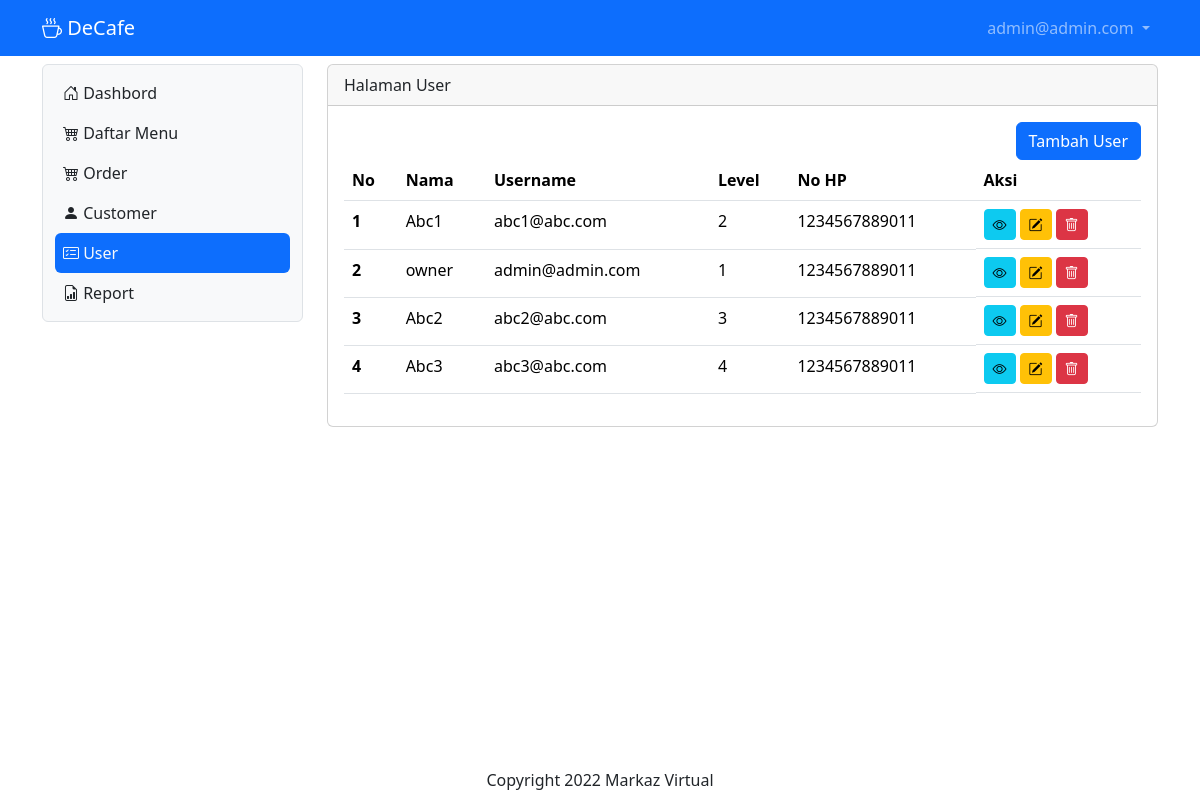
The page /user (signed in) on the database its author committed.
### tables this page shows
CREATE TABLE IF NOT EXISTS `tb_user` (
  `id` int NOT NULL AUTO_INCREMENT,
  `nama` varchar(200) DEFAULT NULL,
  `username` varchar(200) DEFAULT NULL,
  `password` varchar(200) DEFAULT NULL,
  `level` int DEFAULT NULL,
  `nohp` varchar(15) DEFAULT NULL,
  PRIMARY KEY (`id`)
);

### user.php (the view, shortened to what this page needs)
<?php
include "proses/connect.php";
$query = mysqli_query($conn, "select * from tb_user");
while ($record = mysqli_fetch_array($query)) {
    $result[] = $record;
}
?>
<div class="col-lg mt-2">
    <div class="card">
        <div class="card-header">
            Halaman User
        </div>
        <div class="card-body">
            <div class="row">
                <div class="col d-flex justify-content-end">
                    <button class="btn btn-primary" data-bs-toggle="modal" data-bs-target="#ModalTambahUser">Tambah User</button>
                </div>
            </div>
            <?php
            if (empty($result)) {
                echo "Data user tidak ada";
            } else {
            ?>
                <div class="table-responsive">
                    <table class="table table-hover">
                        <thead>
                            <tr>
                                <th scope="col">No</th>
                                <th scope="col">Nama</th>
                                <th scope="col">Username</th>
                                <th scope="col">Level</th>
                                <th scope="col">No HP</th>
                                <th scope="col">Aksi</th>
                            </tr>
                        </thead>
                        <tbody>
                            <?php
                            $no = 1;
                            foreach ($result as $row) {
                            ?>
                                <tr>
                                    <th scope="row"><?php echo $no++?></th>
                                    <td><?php echo $row['nama'] ?></td>
                                    <td><?php echo $row['username'] ?></td>
                                    <td><?php echo $row['level'] ?></td>
                                    <td><?php echo $row['nohp'] ?></td>
                                    <td class="d-flex">
                                        <button class="btn btn-info btn-sm me-1" data-bs-toggle="modal" data-bs-target="#ModalView"><i class="bi bi-eye"></i></button>
                                        <button class="btn btn-warning btn-sm me-1"><i class="bi bi-pencil-square"></i></button>
                                        <button class="btn btn-danger btn-sm"><i class="bi bi-trash"></i></button>
                                    </td>
                                </tr>
                            <?php
                            }
                            ?>
                        </tbody>
                    </table>
                </div>
            <?php
            }
            ?>
        </div>
    </div>
</div>

### index.php (shortened to what this page needs)
<?php
if (isset($_GET['x']) && $_GET['x'] == 'home') {
  $page = "home.php";
  include "main.php";
} else if (isset($_GET['x']) && $_GET['x'] == 'order') {
  $page = "order.php";
  include "main.php";
} else if (isset($_GET['x']) && $_GET['x'] == 'user') {
  if ( $_SESSION['level_decafe'] == 1) {
    include "main.php";
  } else {
    $page = "home.php";
    include "main.php";
  }
} else if (isset($_GET['x']) && $_GET['x'] == 'customer') {
  $page = "customer.php";
  include "main.php";
} else if (isset($_GET['x']) && $_GET['x'] == 'report') {
  if ( $_SESSION['level_decafe'] == 1) {
    $page = "report.php";
    include "main.php";
  } else {
    $page = "home.php";
    include "main.php";
  }
} else if (isset($_GET['x']) && $_GET['x'] == 'menu') {
  $page = "menu.php";
  include "main.php";
} else if (isset($_GET['x']) && $_GET['x'] == 'login') {
  include "login.php";
} else if (isset($_GET['x']) && $_GET['x'] == 'logout') {
  include "proses/proses_logout.php";
} else {
  $page = "home.php";
  include "main.php";
}
?>

### main.php (shortened to what this page needs)
<?php
    include "proses/connect.php";
    $query = mysqli_query($conn, "select * from tb_user where username = '$_SESSION[username_decafe]'");
    $hasil = mysqli_fetch_array($query);
?>
<!doctype html>
<html lang="en">
<head>
    <link href="https://cdn.jsdelivr.net/npm/bootstrap@5.3.2/dist/css/bootstrap.min.css" rel="stylesheet">
    <link rel="stylesheet" href="https://cdn.jsdelivr.net/npm/bootstrap-icons@1.11.1/font/bootstrap-icons.css">
</head>
<body>
    <?php
    include "header.php";
    ?>
    <div class="container lg">
        <div class="row">
            <?php
            include "sidebar.php";
            ?>
            <?php
            include $page;
            ?>
        </div>
        <div class="fixed-bottom text-center mb-2">
            Copyright 2022 Markaz Virtual
        </div>
    </div>
</body>
</html>

### header.php (shortened to what this page needs)
<nav class="navbar navbar-expand navbar-dark bg-primary sticky-top">
    <div class="container-lg">
        <a class="navbar-brand" href=""><i class="bi bi-cup-hot"></i> DeCafe</a>
        <div class="collapse navbar-collapse justify-content-end" id="navbarNavDropdown">
            <ul class="navbar-nav">
                <li class="nav-item dropdown">
                    <a class="nav-link dropdown-toggle" href="#" role="button" data-bs-toggle="dropdown" aria-expanded="false">
                        <?php echo $hasil['username']; ?>
                    </a>
                </li>
            </ul>
        </div>
    </div>
</nav>

### sidebar.php (shortened to what this page needs)
<div class="col-lg-3">
    <nav class="navbar navbar-expand-lg bg-light rounded border mt-2">
        <div class="container-fluid">
            <div class="offcanvas offcanvas-start" tabindex="-1" id="offcanvasNavbar" aria-labelledby="offcanvasNavbarLabel" style="width:250px">
                <div class="offcanvas-body">
                    <ul class="navbar-nav nav-pills flex-column justify-content-end flex-grow-1">
                        <li class="nav-item">
                            <a class="nav-link ps-2 <?php echo ((isset($_GET['x']) && $_GET['x'] == 'home') || !isset($_GET['x'] )) ? 'active link-light' : 'link-dark'; ?> " aria-current="page" href="home"><i class="bi bi-house-door"></i> Dashbord</a>
                        </li>
                        <li class="nav-item">
                            <a class="nav-link ps-2 <?php echo (isset($_GET['x']) && $_GET['x'] == 'menu') ? 'active link-light' : 'link-dark'; ?> " href="menu"><i class="bi bi-cart4"></i> Daftar Menu</a>
                        </li>
                        <li class="nav-item">
                            <a class="nav-link ps-2 <?php echo (isset($_GET['x']) && $_GET['x'] == 'order') ? 'active link-light' : 'link-dark'; ?> " href="order"><i class="bi bi-cart4"></i> Order</a>
                        </li>
                        <li class="nav-item">
                            <a class="nav-link ps-2 <?php echo (isset($_GET['x']) && $_GET['x'] == 'customer') ? 'active link-light' : 'link-dark'; ?> " href="customer"><i class="bi bi-person-fill"></i> Customer</a>
                        </li>
                        <?php if($hasil['level']==1) { ?>
                        <li class="nav-item">
                            <a class="nav-link ps-2 <?php echo (isset($_GET['x']) && $_GET['x'] == 'user') ? 'active link-light' : 'link-dark'; ?> " href="user"><i class="bi bi-card-checklist"></i> User</a>
                        </li>
                        <li class="nav-item">
                            <a class="nav-link ps-2 <?php echo (isset($_GET['x']) && $_GET['x'] == 'report') ? 'active link-light' : 'link-dark'; ?> " href="report"><i class="bi bi-file-earmark-bar-graph"></i> Report</a>
                        </li>
                        <?php } ?>
                    </ul>
                </div>
            </div>
        </div>
    </nav>
</div>

### rows shown on the page
tb_user: username "admin@admin.com", nama "owner", level "1", nohp "1234567889011"
tb_user: nama "Abc1", username "abc1@abc.com", level "2", nohp "1234567889011"
tb_user: nama "Abc2", username "abc2@abc.com", level "3", nohp "1234567889011"
tb_user: nama "Abc3", username "abc3@abc.com", level "4", nohp "1234567889011"
